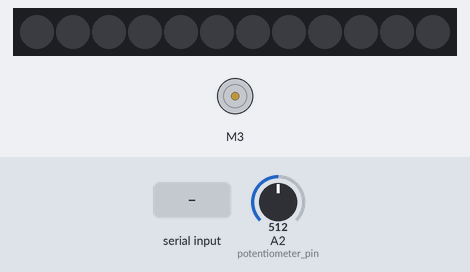
The sketch below on a simulated Arduino Uno, built with avr-gcc and run on an emulated ATmega328P. Shown: 12 RGB LEDs in strip order, left to right, DC motor (green arrow = forward, orange = backward, longer = faster). The test bench sets the inputs (shaded band); at power-on: A2 (potentiometer_pin) = 512. Dim RGB values are drawn brighter than linear; what the sketch prints to the serial monitor is not drawn.

Above: at 1.2 s.
1.3 s: "5\n" received over Serial
At 3.1 s:
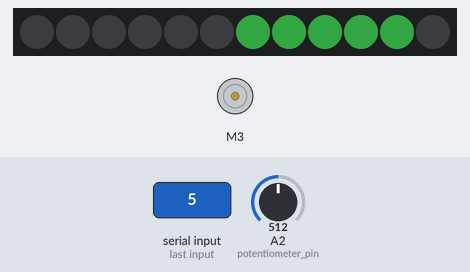
3.8 s: A2 (potentiometer_pin) set to 0
At 4.6 s:
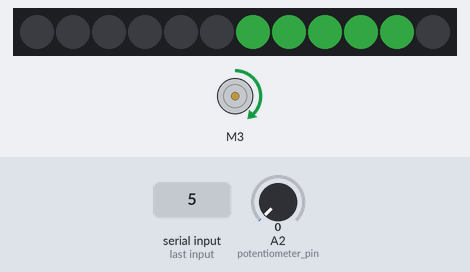
6.3 s: "1,90\n" received over Serial
At 8.6 s:
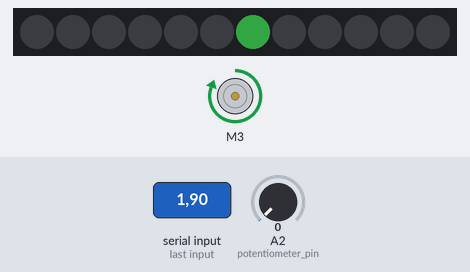
Timing chart, 0 to 17.9 s (numbered marks = the images above; inputs shaded):
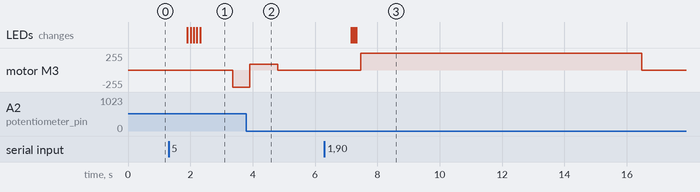

Measured:
- after the input at 1.3 s, motor M3: stopped → backward 255/255 after 2.1 s; the LEDs: first change after 0.61 s (image 1 shows a later state)
- after the input at 3.8 s, motor M3: backward 255/255 → forward 90/255 after 0.10 s, → stopped 0.90 s later
- after the input at 6.3 s, motor M3: stopped → forward 255/255 after 1.2 s, → stopped 9.0 s later; the LEDs: first change after 0.87 s (image 3 shows a later state)

The sketch:

Arduino_Control.ino
```cpp
#include <Adafruit_NeoPixel.h>
// #include <rp2040_pio.h>

#include <Wire.h>
#include <AutoPID.h>
#include <Adafruit_MotorShield.h>
#include "TimerOne.h"

int motor_pin = A3;
int potentiometer_pin = 2;
double current_pos = 0;
// double kp = 1500, ki = 500, kd = 0;
double kp = 500, ki = 30, kd = 100;
double setpointValue = 0;
double out_min = -165;
double out_max = 165;
double outputValue = 0;
double objective = 0;


#define PIN 7
#define NUM_LEDS 12
Adafruit_NeoPixel strip = Adafruit_NeoPixel(NUM_LEDS, PIN, NEO_GRB);
uint32_t color = strip.Color(75, 250, 100);
int receivedValue = 0;
String inputString = "";
int strip_lst[] = {6, 7, 8, 9, 10, 11, 0, 1, 2, 3};


Adafruit_MotorShield AFMS = Adafruit_MotorShield();
Adafruit_DCMotor *motor = AFMS.getMotor(3);
AutoPID Controller(&current_pos, &setpointValue, &outputValue, out_min, out_max, kp, ki, kd);


void update_position() {
	double exponent = 5;
	current_pos = analogRead(potentiometer_pin) / 1023.0;
	current_pos = (pow(current_pos + 0.1, 1.0 / exponent) - pow(0.1, 1.0 / exponent)) / (1 - pow(0.1, 1.0 / exponent));
}

void drive_motor(double pwr) {
	if (pwr < 0) {
		motor->run(BACKWARD);
		motor->setSpeed(-pwr + 90);
	} else {
		motor->run(FORWARD);
		motor->setSpeed(pwr + 90);
	}
}

void motor_to_setpoint(double target) {
	setpointValue = target;
	long start_timer = millis();
	while (abs(current_pos - target) >= 0.001) {
		if (millis() - start_timer > 8000) {
			break;
		}
		Controller.run();
		Serial.print("current pos: ");
		Serial.print(current_pos);
		Serial.print("\tpwr: ");
		Serial.println(outputValue);
		drive_motor(outputValue);
	}
	start_timer = millis();
	while (millis() - start_timer < 1000) {

		Controller.run();
		Serial.print("current pos: ");
		Serial.print(current_pos);
		Serial.print("\tpwr: ");
		Serial.println(outputValue);
		drive_motor(outputValue);
	}
	motor->run(RELEASE);
}


 // Declare the object outside setup() and loop()

void setup() {
	Serial.begin(115200);
	AFMS.begin(); // Initialize the motor shield
	Timer1.initialize(10000); // 0.1s
	Timer1.attachInterrupt(update_position);
	Controller.setTimeStep(100);
	Controller.setBangBang(0.1);
	// motor_to_setpoint(0.8);
	strip.begin();
  	strip.show();            // Initialize all pixels to 'off'
  	strip.setBrightness(40); // 40/255 brightness (about 15%)

}

void loop() {
Serial.print("input from 1-10:");
	while (Serial.available() == 0) {
    // Do nothing, keep waiting for input
  	}

	receivedValue = Serial.parseInt();
	Serial.print("Received value: ");
	Serial.println(receivedValue);
	for (int i = 10; i > 0; i--) {
		strip.setPixelColor(strip_lst[i], 0);
		delay(50);
		strip.show();
	}
	for (int i = 0; i < receivedValue; i++) {
		strip.setPixelColor(strip_lst[i], color);
		delay(100);
		strip.show();
	}
	delay(50);

	Serial.print("input from 0-1:");
	while (Serial.available() == 0) {
    // Do nothing, keep waiting for input
  	}
	objective = Serial.parseFloat();
	motor_to_setpoint(objective);
	for (int i = 0; i < 10; i++) {
		Serial.print("current pos: ");
		Serial.println(current_pos);
		delay(200);
	}

}
```
